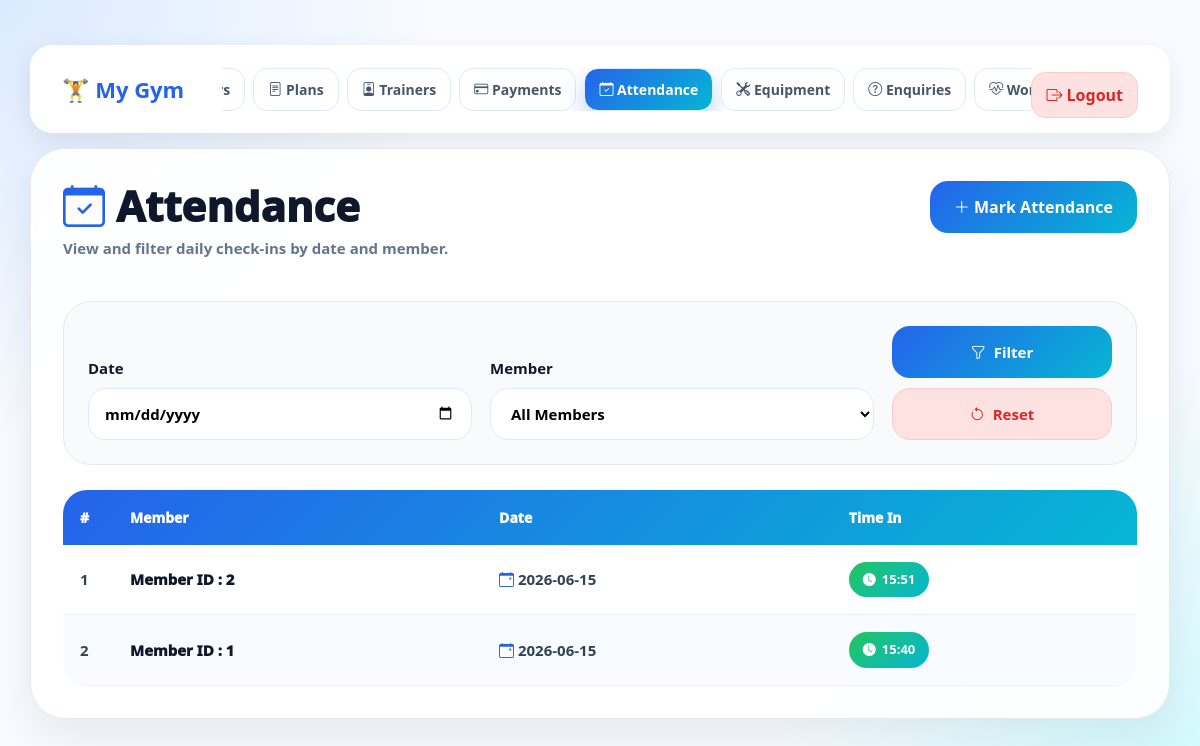
Screenshot of /adminattendance/ with the database file from the repository.
### Gym/models.py (models this page shows, shortened)
class attendance(models.Model):
    atid = models.AutoField(primary_key=True)
    mid = models.CharField(max_length=20)
    adate = models.CharField(max_length=30)
    atime = models.CharField(max_length=30)

### Gym/views.py (the view)
# urls.py: path('adminattendance/', views.adminattendance, name='adminattendance'),
def adminattendance(request):
    attendance_data = attendance.objects.all().order_by('-atid')
    members = gym_member.objects.all()
    selected_date = request.GET.get("date")
    selected_member = request.GET.get("member")
    if selected_date:
        attendance_data = attendance_data.filter(adate=selected_date)
    if selected_member:
        attendance_data = attendance_data.filter(mid=selected_member)
    return render(request, "adminattendance.html", {
        "attendance": attendance_data,
        "members": members,
        "selected_date": selected_date,
        "selected_member": selected_member,
    })

### Gym/templates/adminattendance.html (shortened to what this page needs)
{% load static %}
<!doctype html>
<html lang="en">
  <head>
    <link href="https://cdn.jsdelivr.net/npm/bootstrap@5.3.3/dist/css/bootstrap.min.css" rel="stylesheet">
<link rel="stylesheet"
href="https://cdnjs.cloudflare.com/ajax/libs/font-awesome/6.5.1/css/all.min.css">
<link rel="stylesheet"
href="https://cdn.jsdelivr.net/npm/bootstrap-icons@1.11.3/font/bootstrap-icons.min.css">
  </head>
  <body>
  <nav class="navbar navbar-expand-lg navbar-custom">
    <div class="container-fluid">
       <div class="logo">🏋 My Gym</div>
        <div class="menu">
        <a href="{% url 'adminmember' %}"> Members</a>
        <a href="{% url 'adminplan' %}"><i class="bi bi-file-text"></i> Plans</a>
        <a href="{% url 'admintrainers' %}"><i class="bi bi-person-badge"></i> Trainers</a>
        <a href="{% url 'adminpayment' %}"><i class="bi bi-credit-card"></i> Payments</a>
        <a class="nav-link active" href="{% url 'adminattendance' %}"><i class="bi bi-calendar-check"></i> Attendance</a>
        <a href="{% url 'adminequipment' %}"><i class="bi bi-tools"></i> Equipment</a>
        <a href="{% url 'adminenquiries' %}"><i class="bi bi-question-circle"></i> Enquiries</a>
        <a href="{% url 'adminworkoutplans' %}"><i class="bi bi-heart-pulse"></i> Workout Plans</a>
        </div>
    <a href="{% url 'adminlogout' %}" class="logout-btn">
        <i class="bi bi-box-arrow-right"></i> Logout
    </a>
    </div>
</nav>
    <div class="main-card">
      <div class="attendance-header">
        <div>
          <h2>
            <i class="bi bi-calendar-check"></i>
            Attendance {% if selected_date %} ({{ selected_date }}) {% endif %}
          </h2>
          <p>View and filter daily check-ins by date and member.</p>
        </div>
        <a href="{% url 'adminmarkattendance' %}" class="mark-btn">
          <i class="bi bi-plus-lg"></i>
          Mark Attendance
        </a>
      </div>
      <form method="GET" class="filter-box">
        <div class="filter-grid">
          <div class="field">
            <label>Date</label>
            <input type="date" name="date" value="{{ selected_date }}" />
          </div>
          <div class="field">
            <label>Member</label>
            <select name="member">
              <option value="">All Members</option>
            </select>
          </div>
          <div class="buttons">
            <button type="submit" class="filter-btn">
              <i class="bi bi-funnel"></i>
              Filter
            </button>
            <a href="{% url 'adminattendance' %}" class="reset-btn">
                <i class="bi bi-arrow-counterclockwise"></i>
                    Reset
            </a>
          </div>
        </div>
      </form>
      <table class="attendance-table">
        <thead>
          <tr>
            <th width="50">#</th>
            <th>Member</th>
            <th>Date</th>
            <th>Time In</th>
          </tr>
        </thead>
        <tbody>
          {% for att in attendance %}
          <tr>
            <td>{{ forloop.counter }}</td>
            <td>
              <div class="member-name">Member ID : {{ att.mid }}</div>
            </td>
            <td class="date-cell">
              <i class="bi bi-calendar-event"></i>
              {{ att.adate }}
            </td>
            <td>
              <span class="time-badge">
                <i class="bi bi-clock-fill"></i>
                {{ att.atime }}
              </span>
            </td>
          </tr>
          {% empty %}
          <tr>
            <td colspan="4" class="empty-row">No Attendance Found</td>
          </tr>
          {% endfor %}
        </tbody>
      </table>
    </div>
  </body>
</html>

### Gym/templates/adminattendance.html (style rules this page uses)
* { margin:0; padding:0; box-sizing:border-box; font-family:'Segoe UI',sans-serif; }
body { min-height:100vh; background: radial-gradient(circle at top left,#dbeafe 0%,transparent 30%), radial-gradient(circle at bottom right,#cffafe 0%,transparent 30%), #f8fbff; padding:30px; }
.navbar { width: 100%; margin: 15px auto; background: #ffffff; border-radius: 22px; padding: 15px 20px; display: flex; align-items: center; justify-content: space-between; box-shadow: 0 8px 25px rgba(0, 0, 0, 0.08); }
.nav-link.active { background:linear-gradient(135deg,#2563eb,#06b6d4); color:white !important; box-shadow:0 10px 22px rgba(37,99,235,.28); }
.logo { display: flex; align-items: center; font-size: 22px; font-weight: 900; color: #2563eb; min-width: 160px; }
.menu { flex: 1; display: flex; justify-content: center; align-items: center; gap: 8px; flex-wrap: nowrap; white-space: nowrap; overflow-x: auto; scrollbar-width: none; }
.menu a { text-decoration: none; color: #475569; font-size: 14px; font-weight: 700; padding: 10px 14px; border: 1px solid #dbeafe; border-radius: 14px; background: #fff; transition: 0.3s; flex-shrink: 0; }
.logout-btn { background: #fee2e2; color: #dc2626; padding: 10px 14px; border-radius: 14px; text-decoration: none; font-weight: 700; border: 1px solid #fecaca; flex-shrink: 0; }
.main-card { background:rgba(255,255,255,.92); backdrop-filter:blur(15px); border-radius:35px; padding:32px; box-shadow:0 18px 45px rgba(15,23,42,.08); border:1px solid #e5e7eb; }
.attendance-header { display:flex; justify-content:space-between; align-items:flex-start; gap:15px; flex-wrap:wrap; margin-bottom:25px; }
.attendance-header h2 { font-size:42px; color:#0f172a; font-weight:950; margin-bottom:6px; }
.attendance-header h2 i { color:#2563eb; }
.attendance-header p { color:#64748b; font-size:15px; font-weight:700; }
.mark-btn { background:linear-gradient(135deg,#2563eb,#06b6d4); color:#fff; text-decoration:none; padding:14px 24px; border-radius:18px; font-weight:900; transition:.3s; }
.filter-box { background:#f8fafc; border:1px solid #e5e7eb; border-radius:28px; padding:24px; margin-bottom:25px; }
.filter-grid { display:grid; grid-template-columns:1fr 1fr 220px; gap:18px; align-items:end; }
.field label { display:block; margin-bottom:8px; font-size:15px; font-weight:900; color:#0f172a; }
.field input, .field select { width:100%; height:52px; border:1px solid #dbeafe; border-radius:18px; padding:0 16px; font-size:15px; font-weight:700; outline:none; background:white; transition:.3s; }
.buttons { display:flex; flex-direction:column; gap:10px; }
.filter-btn, .reset-btn { height:52px; border:none; border-radius:18px; cursor:pointer; font-size:15px; text-decoration:none; display:flex; align-items:center; justify-content:center; gap:8px; font-weight:900; transition:.3s; }
.filter-btn { background:linear-gradient(135deg,#2563eb,#06b6d4); color:white; }
.reset-btn { background:#fee2e2; color:#dc2626; border:1px solid #fecaca; }
.attendance-table { width:100%; border-collapse:collapse; overflow:hidden; border-radius:24px; }
.attendance-table thead { background:linear-gradient(135deg,#2563eb,#06b6d4); }
.attendance-table th { color:white; padding:17px; text-align:left; font-size:14px; font-weight:950; }
.attendance-table td { padding:17px; border-bottom:1px solid #edf2f7; color:#334155; font-size:15px; font-weight:700; background:white; }
.attendance-table tbody tr:nth-child(even) td { background:#f8fbff; }
.member-name { font-weight:950; color:#0f172a; }
.date-cell { color:#334155; }
.date-cell i { color:#2563eb; }
.time-badge { background:linear-gradient(135deg,#22c55e,#06b6d4); color:white; padding:8px 14px; border-radius:20px; font-size:13px; font-weight:900; display:inline-flex; align-items:center; gap:6px; }
@media (max-width:1200px) { .logout-btn { margin-top:12px; display:inline-block; } }

### rows the page displays
attendance: mid "2", adate "2026-06-15", atime "15:51"
attendance: mid "1", adate "2026-06-15", atime "15:40"
